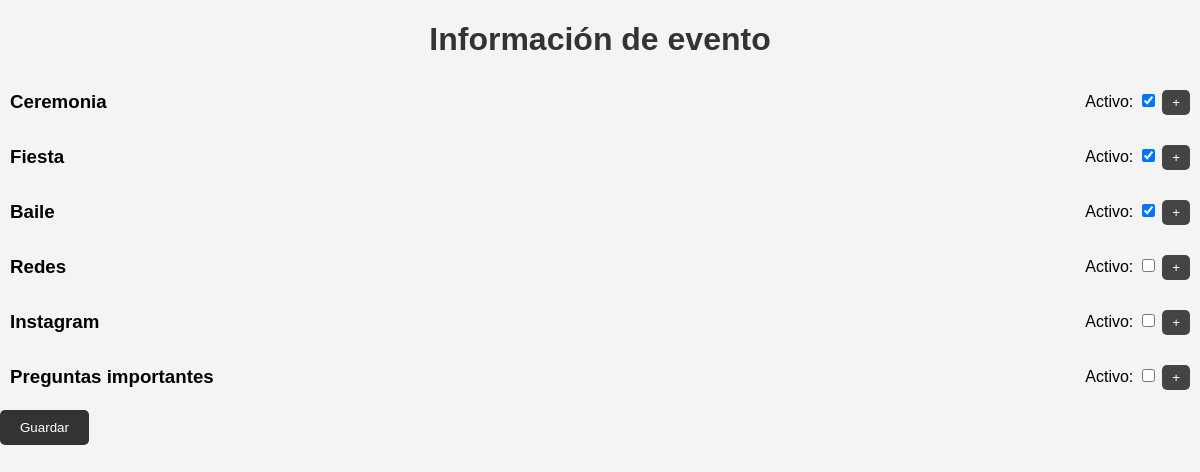
Screenshot of /adminqfyAeuJ7hZ/info_eventos.php (signed in) with the database file from the repository.
### tables this page shows
CREATE TABLE `info_eventos` (
  `id` int(11) NOT NULL AUTO_INCREMENT,
  `fecha` date DEFAULT NULL,
  `titulo` varchar(255) DEFAULT NULL,
  `descripcion` text DEFAULT NULL,
  `direccion` varchar(255) DEFAULT NULL,
  `url` text DEFAULT NULL,
  `tipo_visual` enum('imagen','icono') DEFAULT 'imagen',
  `imagen` varchar(255) DEFAULT NULL,
  `icono` varchar(255) DEFAULT NULL,
  `orden` int(10) DEFAULT NULL,
  `activo` tinyint(1) DEFAULT 1,
  PRIMARY KEY (`id`)
);

### adminqfyAeuJ7hZ/info_eventos.php (the view, shortened to what this page needs)
<?php
include_once '../conexion.php';
$query = "SELECT * FROM info_eventos";
$result = mysqli_query($conn, $query);
$eventos = [];
while ($row = mysqli_fetch_assoc($result)) {
    $eventos[] = $row;
}
?>
<!DOCTYPE html>
<html lang="es">
<head>
    <link rel="stylesheet" href="combined-styles.css">
    <link rel="stylesheet" href="https://cdnjs.cloudflare.com/ajax/libs/font-awesome/5.15.4/css/all.min.css">
</head>
<body>
    <h1>Información de evento</h1>
    <form method="post" action="" enctype="multipart/form-data">
        <?php foreach ($eventos as $evento): ?>
            <div class="event-header">
                <h3><?php echo $evento['titulo']; ?></h3>
                <div>
                    <label for="activo_<?php echo $evento['id']; ?>">Activo:</label>
                    <input type="checkbox" name="eventos[<?php echo $evento['id']; ?>][activo]" id="activo_<?php echo $evento['id']; ?>" <?php echo $evento['activo'] ? 'checked' : ''; ?>>
                    <button type="button" class="toggle-details" onclick="toggleDetails(<?php echo $evento['id']; ?>)">+</button>
                </div>
            </div>
        <?php endforeach; ?>
        <button type="submit">Guardar</button>
    </form>
</body>
</html>

### adminqfyAeuJ7hZ/combined-styles.css (style rules this page uses)
body { font-family: 'Arial', sans-serif; background-color: #f4f4f4; margin: 0; padding: 0; display: flex; flex-direction: column; min-height: 100vh; }
h1, h2 { text-align: center; color: #333; }
body { font-family: Arial, sans-serif; background-color: #f4f4f4; margin: 0; padding: 0; }
h1 { text-align: center; color: #333; }
button { background-color: #333333; color: white; border: none; padding: 10px 20px; cursor: pointer; border-radius: 5px; transition: background-color 0.3s; }
.event-header { display: flex; justify-content: space-between; align-items: center; background-color: #f4f4f4; padding: 10px; border-radius: 5px; margin-bottom: 10px; }
.event-header h3 { margin: 0; }
.toggle-details { cursor: pointer; background-color: #444; color: white; border: none; padding: 5px 10px; border-radius: 5px; }
body { font-family: sans-serif; margin: 0; background-color: #f4f4f4; }

### rows the page displays
info_eventos: titulo "Ceremonia", activo "☑"
info_eventos: titulo "Fiesta", activo "☑"
info_eventos: titulo "Baile", activo "☑"
info_eventos: titulo "Redes"
info_eventos: titulo "Instagram"
info_eventos: titulo "Preguntas importantes"
